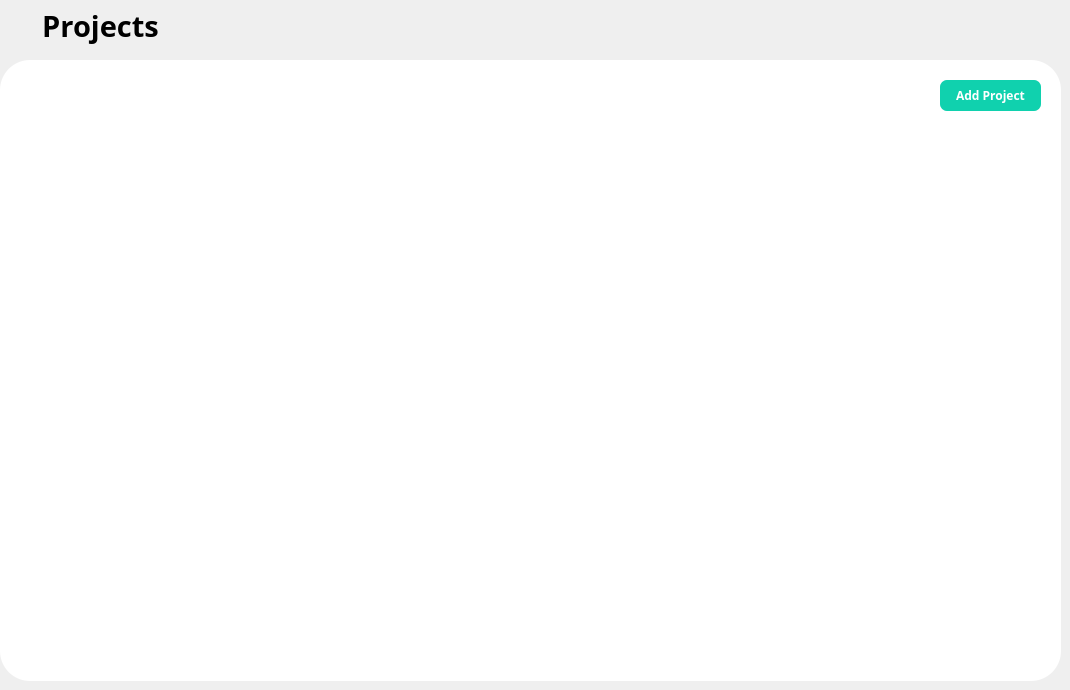
      <widget class="QWidget" name="home">
       <property name="styleSheet">
        <string notr="true"/>
       </property>
       <widget class="QFrame" name="frame">
        <property name="geometry">
         <rect>
          <x>0</x>
          <y>60</y>
          <width>1061</width>
          <height>621</height>
         </rect>
        </property>
        <property name="styleSheet">
         <string notr="true">QFrame#frame{background-color: rgb(255, 255, 255);
border-radius: 30px;}</string>
        </property>
        <property name="frameShape">
         <enum>QFrame::StyledPanel</enum>
        </property>
        <property name="frameShadow">
         <enum>QFrame::Raised</enum>
        </property>
        <widget class="QWidget" name="gridLayoutWidget">
         <property name="geometry">
          <rect>
           <x>50</x>
           <y>90</y>
           <width>981</width>
           <height>501</height>
          </rect>
         </property>
         <layout class="QGridLayout" name="gridLayout"/>
        </widget>
        <widget class="QPushButton" name="addProject">
         <property name="geometry">
          <rect>
           <x>940</x>
           <y>20</y>
           <width>101</width>
           <height>31</height>
          </rect>
         </property>
         <property name="font">
          <font>
           <family>Poppins SemiBold</family>
           <bold>true</bold>
          </font>
         </property>
         <property name="cursor">
          <cursorShape>PointingHandCursor</cursorShape>
         </property>
         <property name="styleSheet">
          <string notr="true">background: rgb(16, 209, 174);
border-radius: 7px;
color: rgb(255, 255, 255);</string>
         </property>
         <property name="text">
          <string>Add Project</string>
         </property>
        </widget>
       </widget>
       <widget class="QLabel" name="label">
        <property name="geometry">
         <rect>
          <x>10</x>
          <y>0</y>
          <width>181</width>
          <height>51</height>
         </rect>
        </property>
        <property name="font">
         <font>
          <family>Poppins SemiBold</family>
          <pointsize>22</pointsize>
          <bold>true</bold>
         </font>
        </property>
        <property name="layoutDirection">
         <enum>Qt::LeftToRight</enum>
        </property>
        <property name="frameShadow">
         <enum>QFrame::Plain</enum>
        </property>
        <property name="text">
         <string>Projects</string>
        </property>
        <property name="alignment">
         <set>Qt::AlignCenter</set>
        </property>
       </widget>
      </widget>
